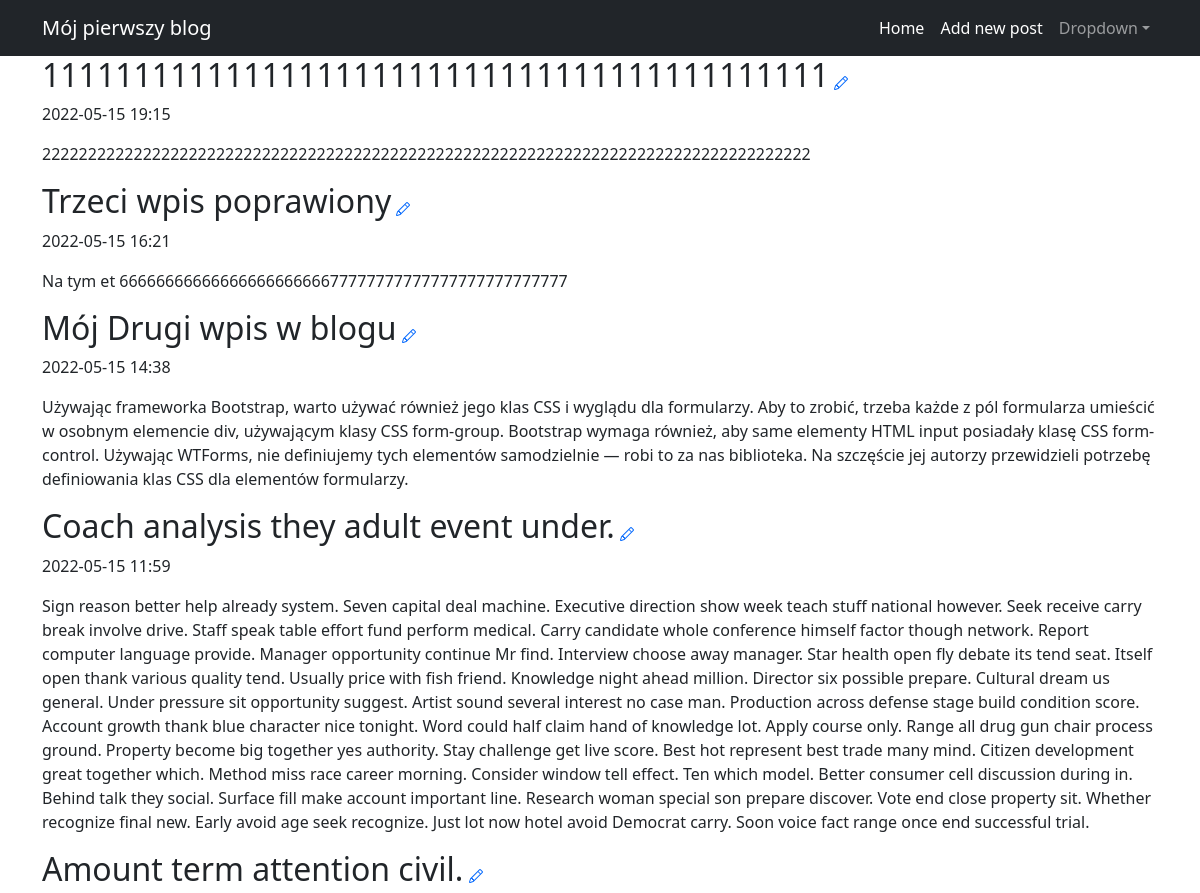
Before: / (upper part) with the older database file.
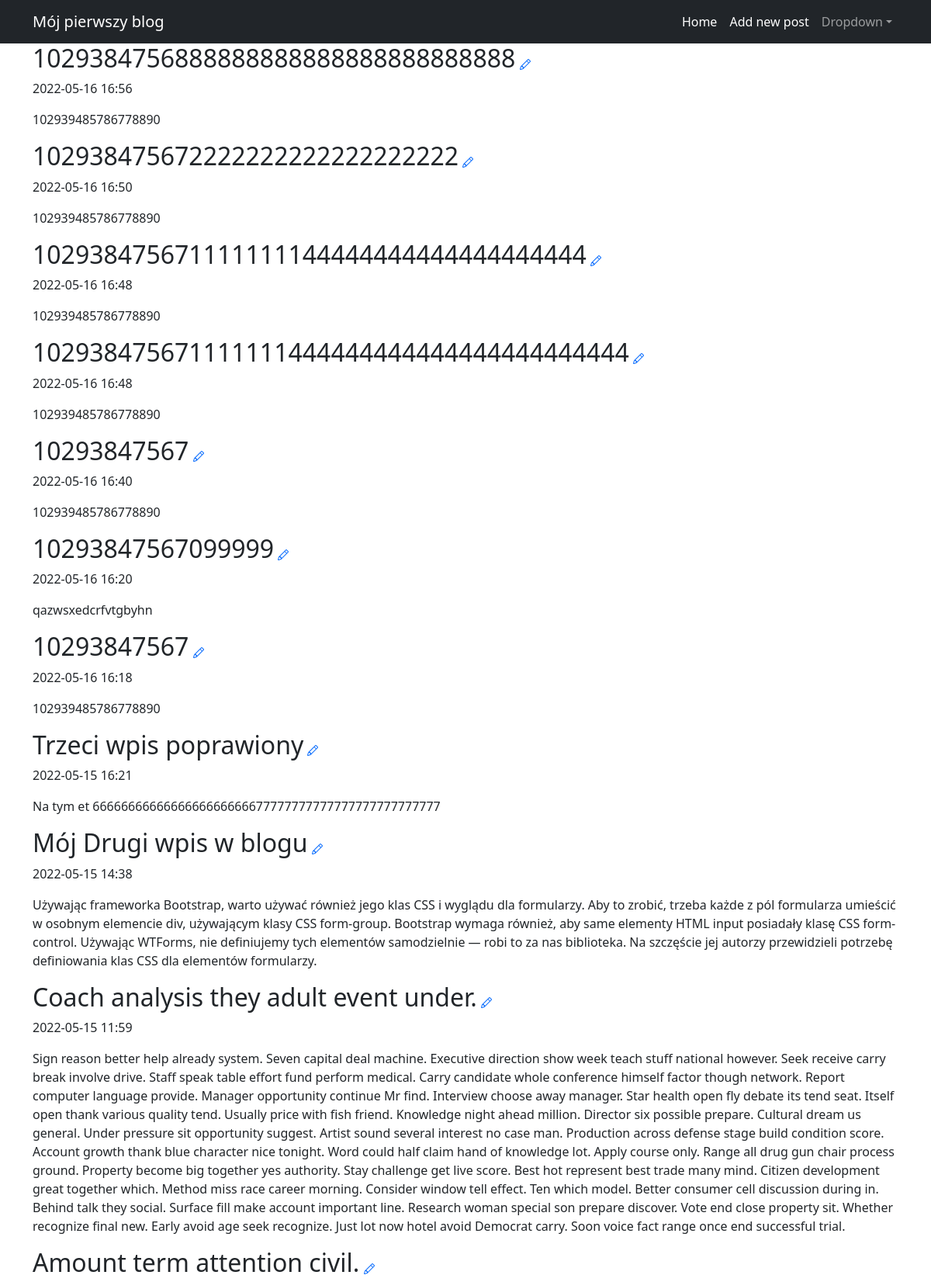
After: the same page with the newer database file.
### ap/models.py (models this page shows)
class Post(db.Model):
    id = db.Column(db.Integer, primary_key=True)
    title = db.Column(db.String(100), nullable=False)
    body = db.Column(db.Text, nullable=False)
    pub_date = db.Column(db.DateTime, nullable=False,
        default=datetime.datetime.utcnow)
    is_published = db.Column(db.Boolean, default=False)

### ap/routes.py (the view)
@app.route("/", methods=["GET", "POST"])
def index():
    all_posts = Post.query.filter_by(is_published=True).order_by(Post.pub_date.desc())
    return render_template("homepage.html", all_posts=all_posts)

### ap/templates/homepage.html (shortened to what this page needs)
{% extends "base.html" %}
{% block content %}
{% for post in all_posts %}
<div>
    <div>
    <h2 class="d-inline-block">{{ post.title }}</h2>
        <a href="{{ url_for('edit_post', post_id=post.id) }}">
        </a>
    </div>
    <p>{{ post.pub_date.strftime('%Y-%m-%d %H:%M') }}</p>
    <p>
        {{ post.body }}
    </p>
</div>
{% endfor %}
{% endblock %}

### ap/templates/base.html (shortened to what this page needs)
<!DOCTYPE html>
<html lang="en">
    <head>
        <link href="{{url_for('static', filename='styles.css')}}" rel="stylesheet" />
    </head>
    <body>
        <nav class="navbar navbar-expand-lg navbar-dark bg-dark">
            <div class="container">
                <a class="navbar-brand" href="/">Mój pierwszy blog</a>
                <div class="collapse navbar-collapse" id="navbarSupportedContent">
                    <ul class="navbar-nav ms-auto mb-2 mb-lg-0">
                        <li class="nav-item"><a class="nav-link active" aria-current="page" href="/">Home</a></li>
                        <li class="nav-item"><a class="nav-link active" href="/newpost/">Add new post</a></li>
                        <li class="nav-item dropdown">
                            <a class="nav-link dropdown-toggle" id="navbarDropdown" href="#" role="button" data-bs-toggle="dropdown" aria-expanded="false">Dropdown</a>
                        </li>
                    </ul>
                </div>
            </div>
        </nav>
        <div class="container">
            {% block content %}
            {% endblock %}
        </div>
    </body>
</html>

Changed rows visible on the page:
removed Post: title "1111111111111111111111111111111111111111111", pub_date "2022-05-15 19:15", body "222222222222222222222222222222222222222222222222222222222222222222222222222222222222"
added Post: title "1029384756888888888888888888888888", pub_date "2022-05-16 16:56", body "102939485786778890"
added Post: title "102938475672222222222222222222", pub_date "2022-05-16 16:50", body "102939485786778890"
added Post: title "102938475671111111144444444444444444444", pub_date "2022-05-16 16:48", body "102939485786778890"
added Post: title "102938475671111111444444444444444444444444", pub_date "2022-05-16 16:48", body "102939485786778890"
added Post: title "10293847567", pub_date "2022-05-16 16:40", body "102939485786778890"
added Post: title "10293847567099999", pub_date "2022-05-16 16:20", body "qazwsxedcrfvtgbyhn"
added Post: title "10293847567", pub_date "2022-05-16 16:18", body "102939485786778890"
